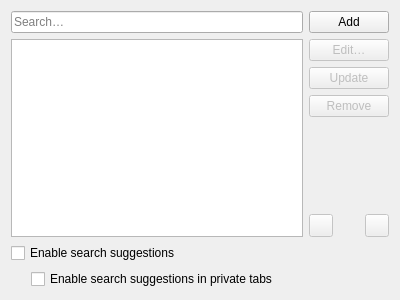
<?xml version="1.0" encoding="UTF-8"?>
<ui version="4.0">
 <class>Otter::SearchPreferencesPage</class>
 <widget class="QWidget" name="Otter::SearchPreferencesPage">
  <property name="geometry">
   <rect>
    <x>0</x>
    <y>0</y>
    <width>400</width>
    <height>300</height>
   </rect>
  </property>
  <layout class="QVBoxLayout" name="verticalLayout">
   <item>
    <layout class="QHBoxLayout" name="horizontalLayout" stretch="1,0">
     <item>
      <layout class="QVBoxLayout" name="searchViewLayout">
       <item>
        <widget class="Otter::LineEditWidget" name="searchFilterLineEditWidget">
         <property name="placeholderText">
          <string>Search…</string>
         </property>
         <property name="clearButtonEnabled">
          <bool>true</bool>
         </property>
        </widget>
       </item>
       <item>
        <widget class="Otter::ItemViewWidget" name="searchViewWidget">
         <property name="editTriggers">
          <set>QAbstractItemView::CurrentChanged</set>
         </property>
         <property name="dragEnabled">
          <bool>true</bool>
         </property>
         <property name="dragDropOverwriteMode">
          <bool>false</bool>
         </property>
         <property name="dragDropMode">
          <enum>QAbstractItemView::InternalMove</enum>
         </property>
         <property name="defaultDropAction">
          <enum>Qt::MoveAction</enum>
         </property>
         <property name="alternatingRowColors">
          <bool>true</bool>
         </property>
         <attribute name="headerDefaultSectionSize">
          <number>200</number>
         </attribute>
        </widget>
       </item>
      </layout>
     </item>
     <item>
      <layout class="QVBoxLayout" name="searchButtonsLayout" stretch="0,0,0,0,1,0">
       <item>
        <widget class="QPushButton" name="addSearchButton">
         <property name="text">
          <string>Add</string>
         </property>
        </widget>
       </item>
       <item>
        <widget class="QPushButton" name="editSearchButton">
         <property name="enabled">
          <bool>false</bool>
         </property>
         <property name="text">
          <string>Edit…</string>
         </property>
        </widget>
       </item>
       <item>
        <widget class="QPushButton" name="updateSearchButton">
         <property name="enabled">
          <bool>false</bool>
         </property>
         <property name="text">
          <string>Update</string>
         </property>
        </widget>
       </item>
       <item>
        <widget class="QPushButton" name="removeSearchButton">
         <property name="enabled">
          <bool>false</bool>
         </property>
         <property name="text">
          <string>Remove</string>
         </property>
        </widget>
       </item>
       <item>
        <spacer name="verticalSpacer">
         <property name="orientation">
          <enum>Qt::Vertical</enum>
         </property>
        </spacer>
       </item>
       <item>
        <layout class="QHBoxLayout" name="searchMoveButtonsLayout" stretch="0,1,0">
         <item>
          <widget class="QToolButton" name="moveUpSearchButton">
           <property name="enabled">
            <bool>false</bool>
           </property>
           <property name="toolTip">
            <string>Move Up</string>
           </property>
          </widget>
         </item>
         <item>
          <spacer name="searchMoveButtonsSpacer">
           <property name="orientation">
            <enum>Qt::Horizontal</enum>
           </property>
           <property name="sizeType">
            <enum>QSizePolicy::Minimum</enum>
           </property>
          </spacer>
         </item>
         <item>
          <widget class="QToolButton" name="moveDownSearchButton">
           <property name="enabled">
            <bool>false</bool>
           </property>
           <property name="toolTip">
            <string>Move Down</string>
           </property>
          </widget>
         </item>
        </layout>
       </item>
      </layout>
     </item>
    </layout>
   </item>
   <item>
    <widget class="QCheckBox" name="enableSearchSuggestionsCheckBox">
     <property name="text">
      <string>Enable search suggestions</string>
     </property>
    </widget>
   </item>
   <item>
    <layout class="QHBoxLayout" name="enableSearchSuggestionsInPrivateTabsLayout">
     <property name="spacing">
      <number>0</number>
     </property>
     <item>
      <spacer name="enableSearchSuggestionsInPrivateTabsSpacer">
       <property name="orientation">
        <enum>Qt::Horizontal</enum>
       </property>
       <property name="sizeType">
        <enum>QSizePolicy::Fixed</enum>
       </property>
       <property name="sizeHint" stdset="0">
        <size>
         <width>20</width>
         <height>0</height>
        </size>
       </property>
      </spacer>
     </item>
     <item>
      <widget class="QCheckBox" name="enableSearchSuggestionsInPrivateTabsCheckBox">
       <property name="text">
        <string>Enable search suggestions in private tabs</string>
       </property>
      </widget>
     </item>
    </layout>
   </item>
  </layout>
 </widget>
 <customwidgets>
  <customwidget>
   <class>Otter::ItemViewWidget</class>
   <extends>QTreeView</extends>
   <header>src/ui/ItemViewWidget.h</header>
  </customwidget>
  <customwidget>
   <class>Otter::LineEditWidget</class>
   <extends>QLineEdit</extends>
   <header>src/ui/LineEditWidget.h</header>
  </customwidget>
 </customwidgets>
 <tabstops>
  <tabstop>searchFilterLineEditWidget</tabstop>
  <tabstop>searchViewWidget</tabstop>
  <tabstop>addSearchButton</tabstop>
  <tabstop>editSearchButton</tabstop>
  <tabstop>updateSearchButton</tabstop>
  <tabstop>removeSearchButton</tabstop>
  <tabstop>moveUpSearchButton</tabstop>
  <tabstop>moveDownSearchButton</tabstop>
  <tabstop>enableSearchSuggestionsCheckBox</tabstop>
 </tabstops>
 <resources/>
 <connections/>
</ui>
